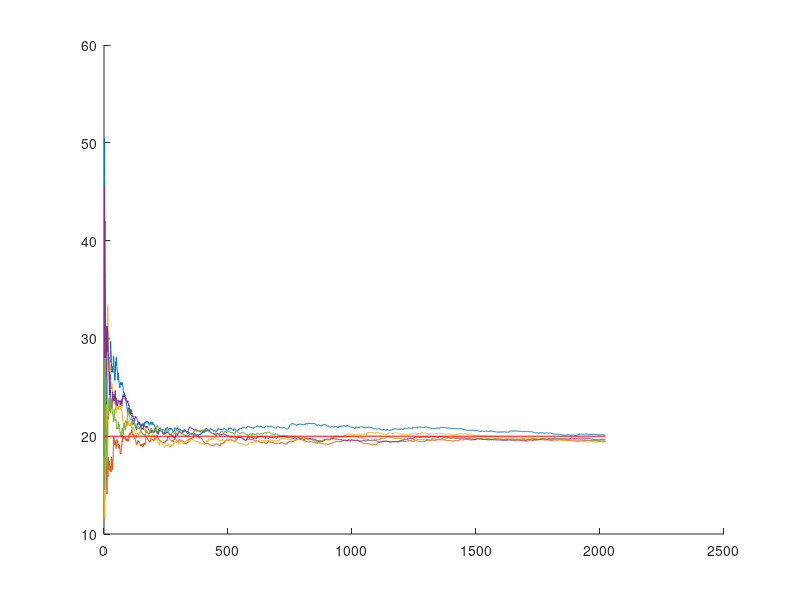

This chart was generated by the following MATLAB code:
n = 2022; % nombre de tirages
p = 1/20; % inverse de l'espérance

hold on;
for j = 1:5 % ici on affiche 5 série de données, toutes convergent vers l'espérance 1/p
    x = geornd(p,n,1) + 1; % geo = loi géométrique, + 1 car loi géométrique de mathlab compte les échecs, or on cherche combien avant de réussir
    xbar = zeros(n,1);
    sum = 0;
    for i=1:n
        sum = sum + x(i);
        xbar(i) = sum/i;
    end

    plot(xbar)
end
line([1,n],[1/p,1/p],"color","red")

hold off